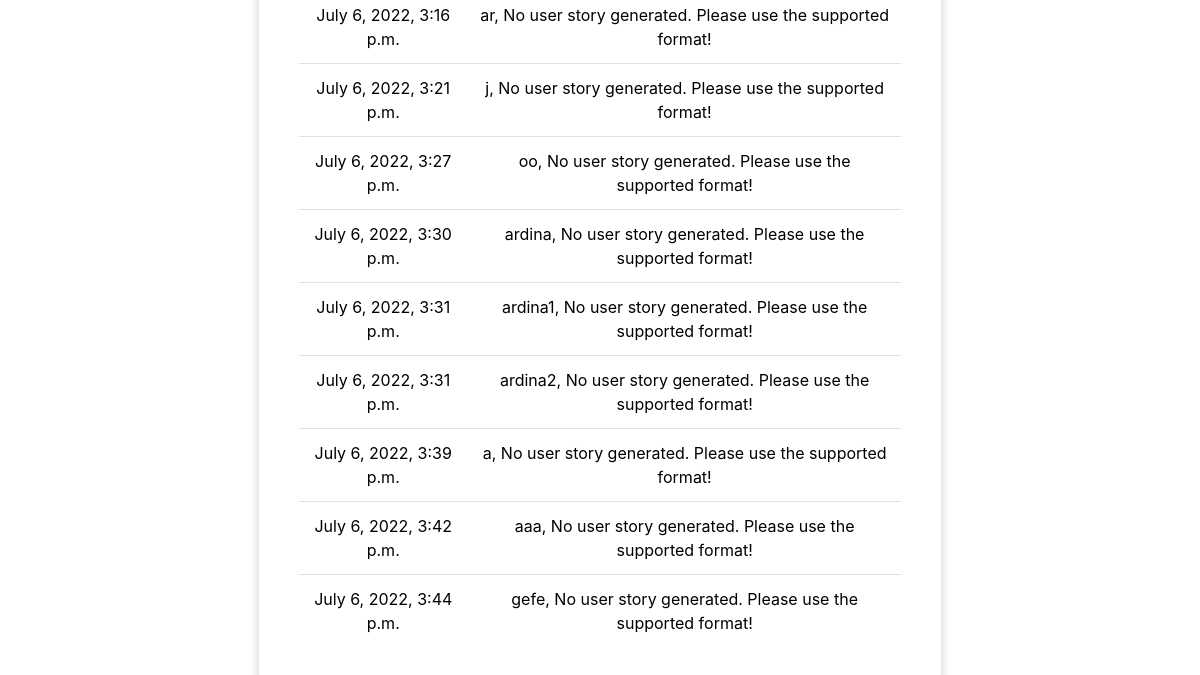
Before: /history (lower part) with the older database file.
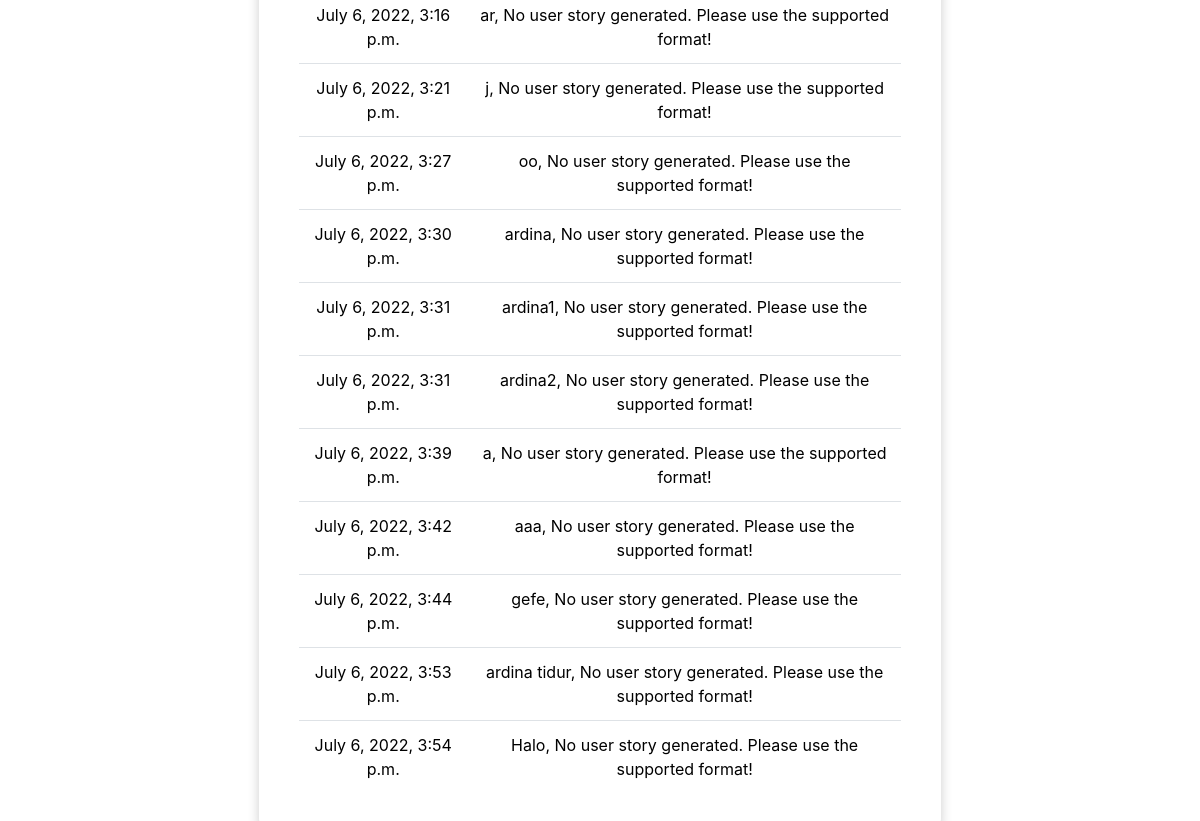
After: the same page with the newer database file.
### account/models.py (models this page shows, shortened)
class UserPersona(models.Model) :
    nama = models.CharField(max_length=50)
    locations = models.CharField(max_length=255, null=True)
    bio = models.TextField(max_length=1000, null=True)
    frustrations = models.CharField(max_length=255, null=True)
    behaviours = models.CharField(max_length=255, null=True)
    as_a = models.CharField(max_length=50)
    needs = models.CharField(max_length=255)
    goals = models.CharField(max_length=255)
    date = models.DateTimeField(auto_now_add=True)

### account/views.py (the view)
# urls.py: path('history', views.history,name='history'),
def history(request) :
    raw_results = UserPersona.objects.all()
    results = []
    for result in raw_results:
        res_postag = postag(result.needs, result.goals)
        results.append({
            "date": result.date,
            "nama": result.nama,
            "postag": res_postag
        })
    konteks = {
        'results' : results,
    }
    return render(request, 'account/history.html', konteks)

### account/coba_pos_tagging.py (called while the page is built)
def Verb(teks):
    try:
        for token in teks:
            for token2 in teks:
                if "VERB" in token2:
                    indeks = token2.index("VERB")
                    hasil = [ps.stem(token[indeks])]
                    while(indeks+1<len(token2)):
                        b = token[indeks+1]
                        hasil.append(b)
                        indeks = indeks+1
                    return(" ".join([str(item) for item in hasil]))
    except ValueError:
        return("[ERROR DETECTED: Format not supported]")

def Noun(teks):
    try:
        for token in teks:
            for token2 in teks:
                if "NOUN" in token2:
                    indeks = token2.index("NOUN")
                    hasil = []
                    while(indeks<len(token2)):
                        b = token[indeks]
                        hasil.append(b)
                        indeks = indeks+1
                    return(" ".join([str(item) for item in hasil]))
    except ValueError:
        return("[ERROR DETECTED: Format not supported]")

### account/templates/account/history.html (shortened to what this page needs)
{% load static %}
<!DOCTYPE html>
<html lang="en">
<head>
    <link rel="stylesheet" href="https://cdn.jsdelivr.net/npm/bootstrap@4.0.0/dist/css/bootstrap.min.css">
    <link rel="stylesheet" href="{% static 'css/style.css' %}">
</head>
<body>
    <div class="container-fluid px-1 py-5 mx-auto">
        <div class="row d-flex justify-content-center">
            <div class="col-xl-7 col-lg-8 col-md-9 col-11 text-center">
                <div class="card">
                    <table class="table align-middle mb-0 bg-white">
                        <tbody>
                            {% for row in results %}
                            <tr>
                              <td>{{ row.date }}</td>
                              <td>{{ row.nama }}, {{ row.postag }}</td>
                            </tr>
                            {% endfor %}
                          </tbody>
                        </table>
                </div>
            </div>
        </div>
    </div>
</body>
</html>

Changed rows visible on the page:
added UserPersona: date "July 6, 2022, 3:53 p.m.", nama "ardina tidur"
added UserPersona: date "July 6, 2022, 3:54 p.m.", nama "Halo"
Other visible differences:
new list line: ", No user story generated. Please use the supported format!"
